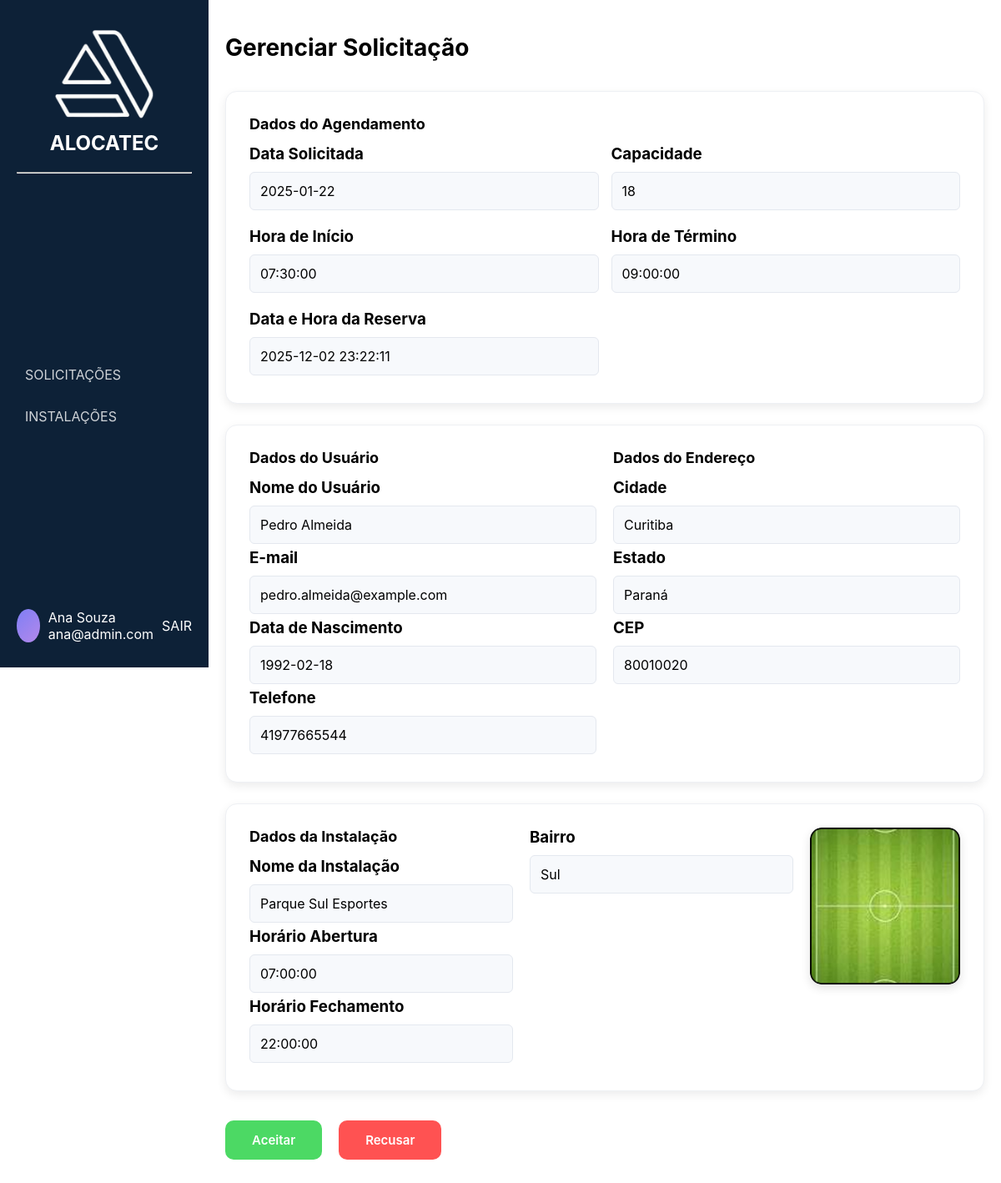
The app's page /pages/gerenciar_solicitacao/gerenciar.php?id=5 (signed in) with its own data.
### tables this page shows
CREATE TABLE reserva (
    id_reserva INT AUTO_INCREMENT PRIMARY KEY,
    data DATE NOT NULL,
    horario_inicio TIME NOT NULL,
    horario_fim TIME NOT NULL,
    status ENUM('pendente', 'concluída', 'cancelada') NOT NULL,
    capacidade INT NOT NULL, 
     data_reserva DATETIME DEFAULT CURRENT_TIMESTAMP,
     motivo_recusa ENUM('1','2','3','4','5','6'),
    id_usuario INT NOT NULL,
    id_estabelecimento INT NOT NULL,
    id_espaco INT NOT NULL,
    id_administrador INT NOT NULL,
    FOREIGN KEY (id_usuario) REFERENCES usuario(id_usuario),
    FOREIGN KEY (id_estabelecimento) REFERENCES estabelecimento(id_estabelecimento),
    FOREIGN KEY (id_espaco) REFERENCES espaco(id_espaco),
    FOREIGN KEY (id_administrador) REFERENCES administrador(id_administrador)
);

CREATE TABLE usuario (
    id_usuario INT AUTO_INCREMENT PRIMARY KEY,
    nome_usu VARCHAR(100) NOT NULL,
    email VARCHAR(100) NOT NULL,
    telefone VARCHAR(20) NOT NULL,
    data_nas date not null,
    estado varchar(50) not null,
    cidade varchar(100) not null,
    cep varchar(8) not null,
    cpf VARCHAR(20) NOT NULL,
    endereco VARCHAR(150) NOT NULL,
    senha VARCHAR(255) NOT NULL,
    genero enum('F', 'M') not null
);

CREATE TABLE estabelecimento (
    id_estabelecimento INT AUTO_INCREMENT PRIMARY KEY,
    nome_est VARCHAR(100) NOT NULL,
    tipo ENUM('Vôlei','Futebol','Basquete','Piscina', 'Poliesportivo','Outros') NOT NULL,
    endereco VARCHAR(150) NOT NULL,
    numero NUMERIC(5) NOT NULL,
    bairro VARCHAR(150) NOT NULL,
    cep VARCHAR(10) NOT NULL,
    cidade VARCHAR(150) NOT NULL,
    complemento VARCHAR(150),
    uf VARCHAR(2) NOT NULL,
    status ENUM('Ativo', 'Inativo') NOT NULL,
    inicio TIME NOT NULL,
    termino TIME NOT NULL,
    disponibilidade ENUM('Seg-Sex', 'Sab-Dom', 'Seg-Dom') NOT NULL,
    id_administrador INT NOT NULL,
    FOREIGN KEY (id_administrador) REFERENCES administrador(id_administrador)
);

### login/login.php (called while the page is built, shortened)
<?php
if (session_status() === PHP_SESSION_NONE) {
class Store {
    public static function get($key) {
        return $_SESSION[$key] ?? null;
    }
}
}

### pages/gerenciar_solicitacao/gerenciar.php (the view, shortened to what this page needs)
<?php
require_once '../../login/login.php';
$usuario = Store::get('usuario');
?>
<!DOCTYPE html>
<html lang="pt-br">
<head>
    <link rel="stylesheet" href="gerenciar.css">
</head>
<body>
<div class="container">
    <aside class="sidebar">
        <div class="logo">
            <div class="icone-logo">
                <img src="./img/logo.png" alt="Logo">
            </div>
            <h2>ALOCATEC</h2>
            <br>
            <hr>
        </div>
        <nav>
            <ul>
                <li><a href="../solicitacao/solicitacao.php">SOLICITAÇÕES</a></li>
                <li><a href="../instalacoes/instalacoes.php">INSTALAÇÕES</a></li>
            </ul>
        </nav>
        <div class="user">
            <div class="avatar"></div>
            <div class="user-info">
                <p class="nome"><?= htmlspecialchars($usuario['nome']); ?></p>
                <p class="cargo"><?= htmlspecialchars($usuario['email']); ?></p>
            </div>
            <a href="../../login/logout.php" class="logout">SAIR</a>
        </div>
    </aside>
    <main class="content">
          <div class="cards-wrapper">
        <h1>Gerenciar Solicitação</h1>
<?php
require_once '../../database/conexao_bd_mysql.php';
$id = intval($_GET['id']);
$sql = "
SELECT
    s.*,
    u.nome_usu, u.email, u.data_nas, u.telefone,
    e.bairro, u.estado, u.cidade, u.cep,
    e.nome_est AS nome_est, e.inicio, e.termino,
    esp.capacidade AS capacidade_espaco,
    esp.cobertura,
    esp.localidade
FROM reserva s
INNER JOIN usuario u
    ON s.id_usuario = u.id_usuario
INNER JOIN estabelecimento e
    ON s.id_estabelecimento = e.id_estabelecimento
INNER JOIN espaco esp
    ON s.id_espaco = esp.id_espaco
WHERE s.id_reserva = $id";
$reservas = mysqli_query($conexao_servidor_bd, $sql);
$value = mysqli_fetch_assoc($reservas);
?>
        <section class="card">
            <h2>Dados do Agendamento</h2>
            <div class="grid">
                <div>
                    <h3>Data Solicitada</h3>
                    <p><?= htmlspecialchars($value['data']) ?></p>
                </div>
                <div>
                    <h3>Capacidade</h3>
                    <p><?= htmlspecialchars($value['capacidade']) ?></p>
                </div>
                <div>
                    <h3>Hora de Início</h3>
                    <p><?= htmlspecialchars($value['horario_inicio']) ?></p>
                </div>
                <div>
                    <h3>Hora de Término</h3>
                    <p><?= htmlspecialchars($value['horario_fim']) ?></p>
                </div>
                <div>
                    <h3>Data e Hora da Reserva</h3>
                    <p><?= htmlspecialchars($value['data_reserva']) ?></p>
                </div>
            </div>
        </section>
        <section class="card row">
            <div class="col">
                <h2>Dados do Usuário</h2>
                <h3>Nome do Usuário</h3>
                <p><?= htmlspecialchars($value['nome_usu']) ?></p>
                <h3>E-mail</h3>
                <p><?= htmlspecialchars($value['email']) ?></p>
                <h3>Data de Nascimento</h3>
                <p><?= htmlspecialchars($value['data_nas']) ?></p>
                <h3>Telefone</h3>
                <p><?= htmlspecialchars($value['telefone']) ?></p>
            </div>
            <div class="col">
                <h2>Dados do Endereço</h2>
                <h3>Cidade</h3>
                <p><?= htmlspecialchars($value['cidade']) ?></p>
                <h3>Estado</h3>
                <p><?= htmlspecialchars($value['estado']) ?></p>
                <h3>CEP</h3>
                <p><?= htmlspecialchars($value['cep']) ?></p>
            </div>
        </section>
        <section class="card row">
            <div class="col">
                <h2>Dados da Instalação</h2>
                <h3>Nome da Instalação</h3>
                <p><?= htmlspecialchars($value['nome_est']) ?></p>
                <h3>Horário Abertura</h3>
                <p><?= htmlspecialchars($value['inicio']) ?></p>
                <h3>Horário Fechamento</h3>
                <p><?= htmlspecialchars($value['termino']) ?></p>
            </div>
            <div class="col">
                <h3>Bairro</h3>
                <p><?= htmlspecialchars($value['bairro']) ?></p>
            </div>
            <div class="install-img">
                <img src="./img/futebol.png" alt="Imagem da instalação">
            </div>
        </section>
        <div class="actions">
            <button class="accept" onclick="aceitarReserva(<?= $value['id_reserva'] ?>)">Aceitar</button>
            <button class="reject">Recusar</button>
        </div>
</div>
    </main>
</div>
</body>
</html>

### pages/gerenciar_solicitacao/gerenciar.css (style rules this page uses)
* { margin: 0; padding: 0; box-sizing: border-box; font-family: "Inter", sans-serif; }
body { background: #ffffff; }
.container { display: flex; }
.sidebar { position: fixed; left: 0; top: 0; height: 100vh; width: 250px; background: #0d2137; color: white; display: flex; flex-direction: column; justify-content: space-between; padding: 30px 20px; }
.logo { text-align: center; margin-bottom: 10px; }
.logo img { width: 120px; height: auto; }
nav ul { list-style: none; }
nav ul li { padding: 15px 10px; cursor: pointer; opacity: 0.8; transition: 0.3s; }
a { text-decoration: none; color: white; }
.user { display: flex; align-items: center; gap: 10px; }
.avatar { width: 40px; height: 40px; background: linear-gradient(135deg, #7f7ff5, #b388eb); border-radius: 50%; }
.logout { margin-left: auto; }
.content { margin-left: 250px; width: calc(100% - 250px); min-height: 100vh; display: flex; justify-content: center; padding: 40px 20px; }
.cards-wrapper { width: 100%; max-width: 1100px; display: flex; flex-direction: column; gap: 25px; }
.content h1 { font-size: 28px; font-weight: 700; margin-bottom: 10px; }
.card { background: white; border-radius: 14px; padding: 28px; box-shadow: 0 4px 12px rgba(0, 0, 0, 0.08); border: 1px solid #eef0f4; }
.card h2 { font-size: 18px; margin-bottom: 14px; }
.grid { display: grid; grid-template-columns: repeat(2, 1fr); gap: 15px; }
.grid p, .col p { background: #f7f9fc; padding: 12px; border-radius: 6px; border: 1px solid #e4e8ef; margin-top: 10px; margin-bottom: 5px; }
.row { display: flex; gap: 20px; }
.col { flex: 1; }
.install-img img { width: 180px; border-radius: 14px; box-shadow: 0 4px 12px rgba(0, 0, 0, 0.12); }
.actions { margin-top: 10px; display: flex; gap: 20px; }
.accept, .reject { padding: 14px 32px; border: none; border-radius: 10px; font-weight: 600; cursor: pointer; font-size: 15px; transition: 0.25s; }
.accept { background: #4cd964; color: white; }
.reject { background: #ff5252; color: white; }

### records on screen
reserva: data "2025-01-22", capacidade "18", horario_inicio "07:30:00", horario_fim "09:00:00", data_reserva "2025-12-02 23:22:11", id_usuario.nome_usu "Pedro Almeida", id_usuario.email "pedro.almeida@example.com", id_usuario.data_nas "1992-02-18", id_usuario.telefone "41977665544", id_usuario.cidade "Curitiba", id_usuario.estado "Paraná", id_usuario.cep "80010020", id_estabelecimento.nome_est "Parque Sul Esportes", id_estabelecimento.inicio "07:00:00", id_estabelecimento.termino "22:00:00", id_estabelecimento.bairro "Sul"

### other values on screen
$usuario['nome'] "Ana Souza"
$usuario['email'] "ana@admin.com"
